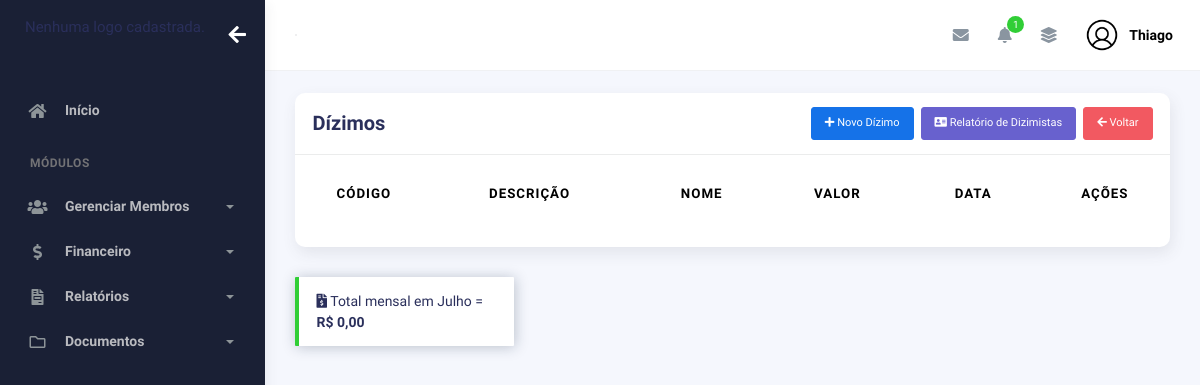
Page /dizimos/ (signed in) on the earlier database version.
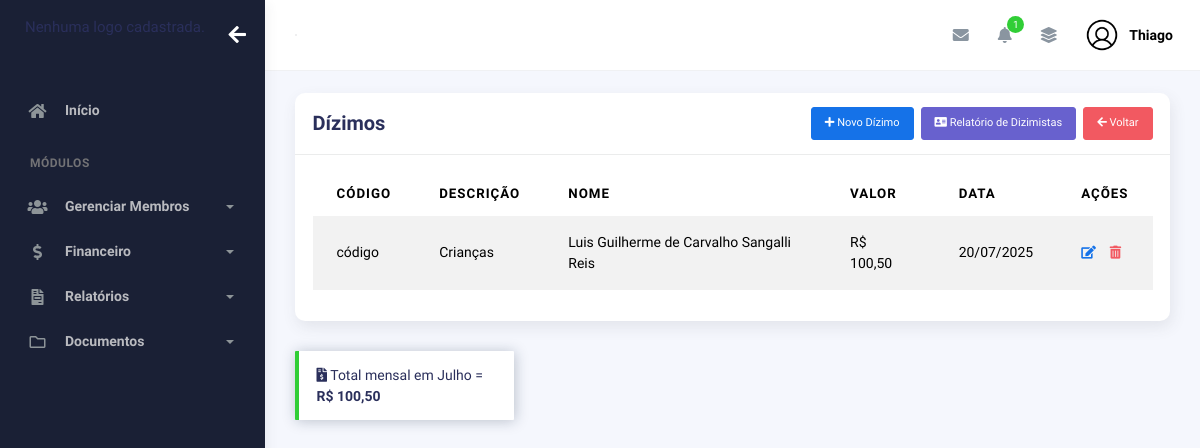
Same page on the later database version.
### plataformadizimos/models.py (models this page shows, shortened)
class Dizimos(models.Model):
    membro = models.ForeignKey(Membros, on_delete=models.CASCADE)
    valor = models.DecimalField(max_digits=10, decimal_places=2)
    data_dizimo = models.DateField(auto_now_add=True)  # Data do dízimo (preenchida automaticamente)

### plataformaigreja/models.py (models this page shows, shortened)
class Membros(models.Model):
    choices_sexo = (('F', 'Feminino'),
                    ('M', 'Masculino'))
    choices_cargo = (('A', 'Auxiliar'),
                     ('C', 'Congregado'),
                     ('Cr', 'Crianças'),
                     ('Da', 'Diaconisa'),
                     ('D', 'Diácono'),
                     ('E', 'Evangelista'),
                     ('J', 'Jovem'),
                     ('Mb', 'Membro'),
                     ('Mi', 'Missionário(a)'),
                     ('Pr', 'Pastor'),
                     ('P', 'Presbítero'))
    nome = models.CharField(max_length=50)
    sexo = models.CharField(max_length=1, choices=choices_sexo)
    cpf = models.CharField(max_length=20, blank=True, null=True)
    email = models.EmailField(blank=True, null=True)
    telefone = models.CharField(max_length=19, blank=True, null=True)
    endereco = models.CharField(max_length=100, blank=True, null=True)
    foto = models.ImageField(upload_to="img_membros", null=True, blank=True)
    data_nascimento = models.DateField(null=True, blank=True)
    data_batismo = models.DateField(null=True, blank=True)
    cargo = models.CharField(max_length=2, choices=choices_cargo)
    pastor = models.ForeignKey(
        User,
        on_delete=models.CASCADE
    )
    nome_igreja = models.ForeignKey('igreja.Igreja', on_delete=models.CASCADE, null=True, blank=True)
    ativo = models.BooleanField(default=True)

### plataformadizimos/views.py (the view, shortened to what this page needs)
# urls.py: path('dizimos/', views.dizimos, name='dizimos'),
@login_required(login_url='/usuarios/login')
def dizimos(request):
    data_atual = datetime.now()
    mes_atual = data_atual.month
    ano_atual = data_atual.year
    dizimos = Dizimos.objects.filter(membro__pastor=request.user).order_by("-data_dizimo")
    total_dizimos = Dizimos.objects.filter(
        membro__pastor=request.user,
        data_dizimo__month=mes_atual,
        data_dizimo__year=ano_atual
    ).aggregate(Sum('valor'))['valor__sum'] or 0
    membros = Membros.objects.filter(pastor=request.user)
    return render(request, "dizimos.html", {
        "membros": membros,
        "dizimos": dizimos,
        "total_dizimos": total_dizimos,
        "data_atual": data_atual,
    })

### igreja/context_processors.py (called while the page is built)
def logo_igreja(request):
    if request.user.is_authenticated:
        igreja = Igreja.objects.filter(pastor=request.user).first()
        return {"logo_igreja": igreja.logo.url if igreja and igreja.logo else None}
    return {"logo_igreja": None}

### plataformaigreja/context_processors.py (called while the page is built)
def total_membros_context(request):
    if request.user.is_authenticated:
        total_membros = Membros.objects.filter(pastor=request.user, ativo=True).count()
    else:
        total_membros = 0
    return {
        'total_membros': total_membros
    }

def total_membros_transferidos(request):
    if request.user.is_authenticated:
        total_membros_transf = Membros.objects.filter(pastor=request.user, ativo=False).count()
    else:
        total_membros_transf = 0
    return {
        'total_membros_transf': total_membros_transf
    }

### plataformadizimos/templates/dizimos.html (shortened to what this page needs)
{% extends "bases/base_plataformaigreja.html" %}
{% load static %}
{% block 'conteudo' %}
<div class="col-md-12">
  <div class="card">
    <div class="card-header">
      <div class="d-flex align-items-center">
        <h4 class="card-title">Dízimos</h4>
        <button class="btn btn-primary btn-sm ms-auto" data-bs-toggle="modal" data-bs-target="#addRowModal">
          <i class="fa fa-plus"></i> Novo Dízimo
        </button>
        <a href="{% url 'pagina_relatorio_dizimos' %}" class="btn btn-secondary ms-2 btn-sm"><i class="fas fa-address-card"></i> Relatório de Dizimistas</a>
        <a href="{% url 'controle_financeiro' %}" class="btn btn-danger ms-2 btn-sm"><i class="fas fa-arrow-left"></i> Voltar</a>
      </div>
    </div>
        <div class="card-body">
            <div class="table-responsive">
              <table id="add-row" class="display table table-striped table-hover">
                <thead>
                  <tr>
                    <th>CÓDIGO</th>
                    <th>DESCRIÇÃO</th>
                    <th>NOME</th>
                    <th>VALOR</th>
                    <th>DATA</th>
                    <th style="width: 10%">Ações</th>
                  </tr>
                </thead>
                <tbody>
                  {% for dizimo in dizimos %}
                    <tr>
                      <td>código</td>
                      <td>
                        {% if dizimo.membro.cargo == "Mb" %}
                          Membro
                        {% elif dizimo.membro.cargo == "A" %}
                          Auxiliar
                        {% elif dizimo.membro.cargo == "C" %}
                          Congregado
                        {% elif dizimo.membro.cargo == "Cr" %}
                          Crianças
                        {% elif dizimo.membro.cargo == "Da" %}
                          Diaconisa
                        {% elif dizimo.membro.cargo == "D" %}
                          Diácono
                        {% elif dizimo.membro.cargo == "E" %}
                          Evangelista
                        {% elif dizimo.membro.cargo == "J" %}
                          Jovem
                        {% elif dizimo.membro.cargo == "Mi" %}
                          Missionário(a)
                        {% elif dizimo.membro.cargo == "Pr" %}
                          Pastor
                        {% elif dizimo.membro.cargo == "P" %}
                          Presbítero
                        {% endif %}
                      </td>
                      <td>{{ dizimo.membro.nome }}</td>
                      <td>R$ {{ dizimo.valor }}</td>
                      <td>{{ dizimo.data_dizimo|date:"d/m/Y" }}</td>
                      <td>
                        <div class="form-button-action">
                          <form action="" method="POST" style="display:inline;">
                            <a href="{% url 'editar_dizimo' dizimo.id %}">
                            <button
                              type="button"
                              title="Editar"
                              class="dropdown-item"
                              data-original-title="Edit Task"
                            >
                            <i class="fa fa-edit"></i>
                            </button>
                          </a>
                        </form>
                        <form action="{% url 'excluir_dizimo' dizimo.id %}" method="POST" style="display:inline;">
                          <button
                            type="submit"
                            title="Excluir"
                            class="dropdown-item ms-3 text-danger"
                            onclick="return confirm('Tem certeza que deseja excluir este dízimo?')">
                            <i class="fas fa-trash-alt"></i>
                          </button>
                        </form>
                        </div>
                      </td>
                    </tr>
                          {% endfor %}
                        </tbody>
                      </table>
                    </div>
                  </div>
                </div>
                <div class="alert alert-success col-md-3" role="alert">
                  <i class="fas fa-file-invoice-dollar"></i> Total mensal em  {{ data_atual|date:"F" }} = <strong>R$ {{ total_dizimos|floatformat:2 }}</strong>
           </div>
              </div>
            </div>
          </div>
      </div>
{% endblock %}

### templates/bases/base_plataformaigreja.html (shortened to what this page needs)
{% extends "bases/base.html" %}
{% load static %}

### templates/bases/base.html (shortened to what this page needs)
{% load static %}
<!DOCTYPE html>
<html lang="pt-BR">
  <head>
    <link href="{% static 'geral/assets/css/bootstrap.min.css' %}" rel="stylesheet">
    <link href="{% static 'geral/assets/css/plugins.min.css' %}" rel="stylesheet">
    <link href="{% static 'geral/assets/css/kaiadmin.min.css' %}" rel="stylesheet">
    <link href="{% static 'geral/assets/css/demo.css' %}" rel="stylesheet">
  </head>
  <body>
    <div class="wrapper">
      {% if user.is_authenticated %}
        <div class="sidebar" data-background-color="dark">
          <div class="sidebar-logo">
            <div class="logo-header" data-background-color="dark">
              <a href="{% url 'dashboard_igreja' %}" class="logo">
              {% if logo_igreja %}
                  <img src="{{ logo_igreja }}" alt="Logo da Igreja" class="navbar-brand" height="50"/>
              {% else %}
                  <p>Nenhuma logo cadastrada.</p>
              {% endif %}
              </a>
              <div class="nav-toggle">
                <button class="btn btn-toggle toggle-sidebar">
                  <i class="fas fa-arrow-left"></i>
                </button>
              </div>
            </div>
          </div>
          <div class="sidebar-wrapper scrollbar scrollbar-inner">
            <div class="sidebar-content">
              <ul class="nav nav-secondary">
                <li class="nav-item">
                  <a
                    href="{% url 'dashboard_igreja' %}"
                    aria-expanded="false"
                  >
                    <i class="fas fa-home"></i>
                    <p>Início</p>
                  </a>
                </li>
                <li class="nav-section">
                  <h4 class="text-section">Módulos</h4>
                </li>
                <li class="nav-item">
                  <a data-bs-toggle="collapse" href="#base">
                    <i class="fas fa-users"></i>
                    <p>Gerenciar Membros</p>
                    <span class="caret"></span>
                  </a>
                </li>
                <li class="nav-item">
                  <a data-bs-toggle="collapse" href="#sidebarLayouts">
                    <i class="fas fa-dollar-sign"></i>
                    <p>Financeiro</p>
                    <span class="caret"></span>
                  </a>
                </li>
                <li class="nav-item">
                  <a data-bs-toggle="collapse" href="#sidebarRelatorios">
                    <i class="fas fa-file-invoice"></i>
                    <p>Relatórios</p>
                    <span class="caret"></span>
                  </a>
                </li>
                <li class="nav-item">
                  <a data-bs-toggle="collapse" href="#sidebarDocumentos">
                    <i class="far fa-folder"></i>
                    <p>Documentos</p>
                    <span class="caret"></span>
                  </a>
                </li>
              </ul>
            </div>
          </div>
        </div>
        <div class="main-panel">
          <div class="main-header">
            <nav
              class="navbar navbar-header navbar-header-transparent navbar-expand-lg border-bottom"
            >
              <div class="container-fluid">
                <nav
                  class="navbar navbar-header-left navbar-expand-lg navbar-form nav-search p-0 d-none d-lg-flex"
                >
                  <div class="input-group">
                </nav>
                <ul class="navbar-nav topbar-nav ms-md-auto align-items-center">
                  <li class="nav-item topbar-icon dropdown hidden-caret">
                    <a
                      class="nav-link dropdown-toggle"
                      href="#"
                      id="messageDropdown"
                      role="button"
                      data-bs-toggle="dropdown"
                      aria-haspopup="true"
                      aria-expanded="false"
                    >
                      <i class="fa fa-envelope"></i>
                    </a>
                  </li>
                  <li class="nav-item topbar-icon dropdown hidden-caret">
                    <a
                      class="nav-link dropdown-toggle"
                      href="#"
                      id="notifDropdown"
                      role="button"
                      data-bs-toggle="dropdown"
                      aria-haspopup="true"
                      aria-expanded="false"
                    >
                      <i class="fa fa-bell"></i>
                      <span class="notification">1</span>
                    </a>
                  </li>
                  <li class="nav-item topbar-icon dropdown hidden-caret">
                    <a
                      class="nav-link"
                      data-bs-toggle="dropdown"
                      href="#"
                      aria-expanded="false"
                    >
                      <i class="fas fa-layer-group"></i>
                    </a>
                  </li>
                  <li class="nav-item topbar-user dropdown hidden-caret">
                    <a
                      class="dropdown-toggle profile-pic"
                      data-bs-toggle="dropdown"
                      href="#"
                      aria-expanded="false"
                    >
                      <div class="avatar-sm">
                        <img
                          src="{% static 'geral/assets/img/profile.png'%}"
                          alt="..."
                          class="avatar-img rounded-circle"
                        />
                      </div>
                      <span class="profile-username">
                        <span class="fw-bold">{{ user.first_name }}</span>
                      </span>
                    </a>
                  </li>
                </ul>
              </div>
            </nav>
          </div>
          <div class="container">
            <div class="page-inner">
            {% block 'conteudo' %}
            {% endblock %}
            </div>
    {% endif %}
  </body>
</html>

Differences in the rows shown:
added Dizimos: shows "Crianças", membro.nome "Luis Guilherme de Carvalho Sangalli Reis", valor "100,50", data_dizimo "20/07/2025"
Other differences:
{{ total_dizimos|floatformat:2 }}: "0,00" → "100,50"
